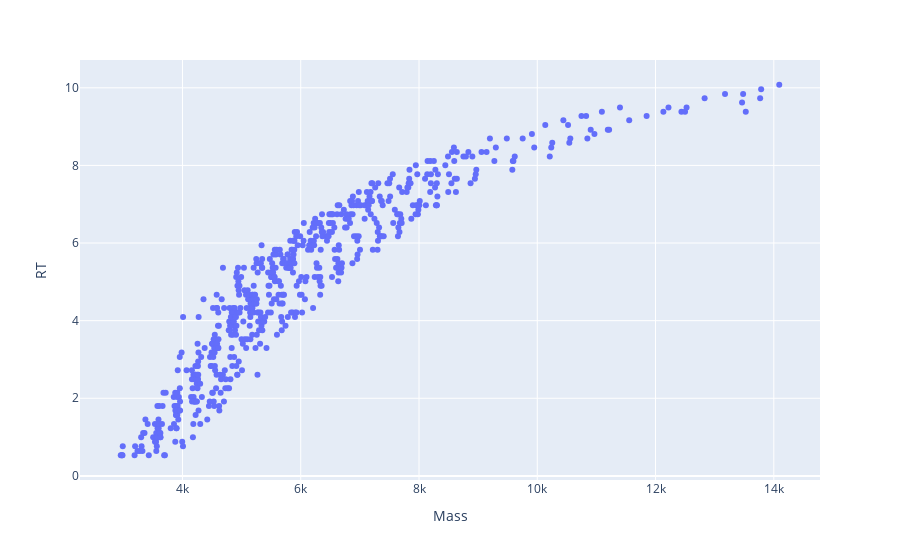

The notebook cell this image was saved under:
### Code cell
df_tmp = dftop.loc[np_uni_idxs]
plotly_zone(df_tmp)
df_tmp.shape
df_tmp.to_excel('/Users/bryan/Downloads/cut2times.xlsx')

### Figure 1 — Plotly figure (JSON) as saved in the notebook; plotly's stock layout.template omitted (floating-point values rounded to 4 significant figures; data arrays with more than 128 entries replaced by an {"elided": "..."} marker saying what was removed)
{"data": [{"hovertemplate": "Mass=%{x}<br>RT=%{y}<extra></extra>", "legendgroup": "", "marker": {"color": "#636efa", "symbol": "circle"}, "mode": "markers", "name": "", "orientation": "v", "showlegend": false, "type": "scatter", "x": {"elided": "619 float values"}, "xaxis": "x", "y": {"elided": "619 float values"}, "yaxis": "y"}], "layout": {"legend": {"tracegroupgap": 0}, "margin": {"t": 60}, "xaxis": {"anchor": "y", "domain": [0, 1], "title": {"text": "Mass"}}, "yaxis": {"anchor": "x", "domain": [0, 1], "title": {"text": "RT"}}}}
